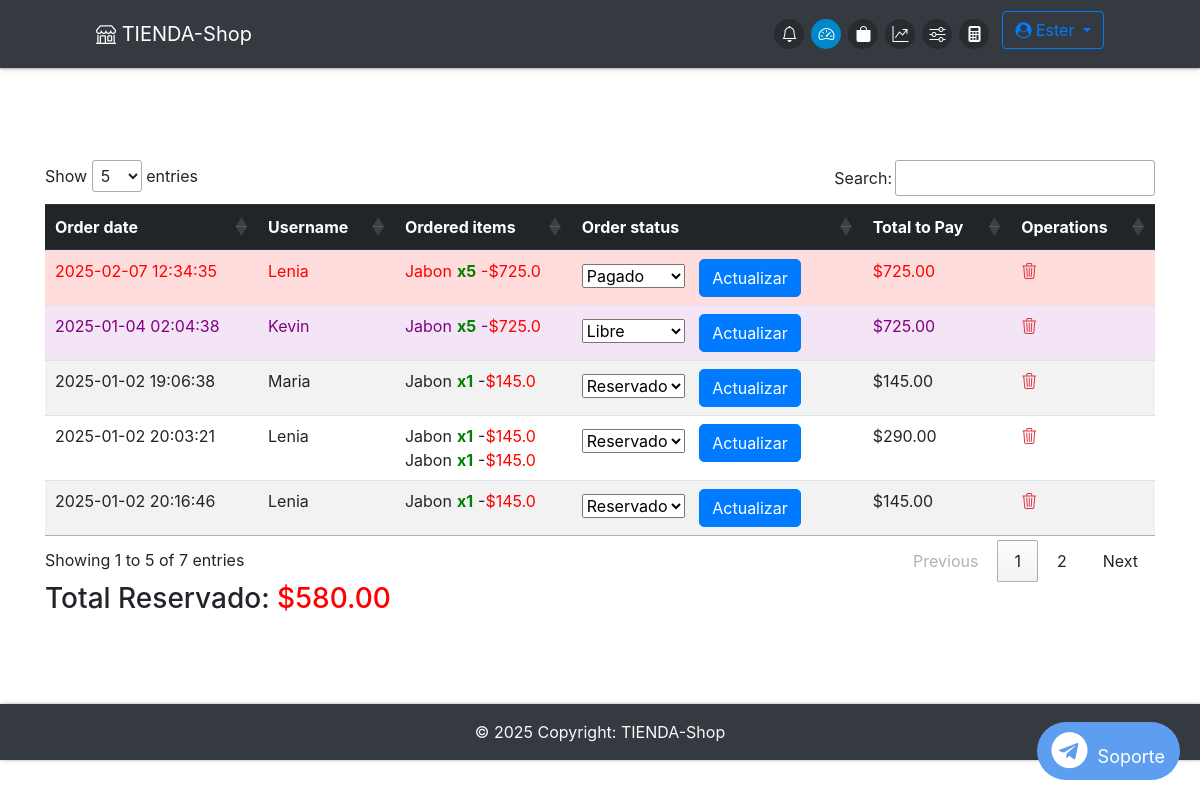
The app's page /admin/ (signed in) with its own data.
### app/db_models.py (models this page shows, shortened)
class User(UserMixin, db.Model):
    __tablename__ = "users"
    id = db.Column(db.Integer, primary_key=True)
    name = db.Column(db.Text, nullable=False)
    email = db.Column(db.String(50), nullable=False, unique=True)
    phone = db.Column(db.String(50), nullable=False)
    password = db.Column(db.String(250), nullable=False)
    admin = db.Column(db.Integer, nullable=False, default=0)
    email_confirmed = db.Column(db.Integer, nullable=False, default=1)
    created_by = db.Column(db.Integer, db.ForeignKey('users.id'), nullable=True)  # ID del creador
    registration_date = db.Column(db.DateTime, default=lambda: datetime.now(timezone.utc))  # Fecha de registro
    membership_expiration = db.Column(db.DateTime, nullable=True)  # Fecha de vencimiento de membresía
    membership_id = db.Column(db.Integer, db.ForeignKey('memberships.id'), nullable=True)  # Relación con membresía
    membership = db.relationship('Membership', backref='users')
    employees = db.relationship('User', backref='creator', remote_side=[id], lazy='select')  # Relación empleados
    cart = db.relationship('Cart', backref='buyer')
    orders = db.relationship("Order", backref='customer', foreign_keys="[Order.uid]")  # Relación con clave foránea especificada

class Order(db.Model):
    __tablename__ = "orders"
    id = db.Column(db.Integer, primary_key=True)
    uid = db.Column(db.Integer, db.ForeignKey('users.id'), nullable=False)  # Clave foránea del cliente
    date = db.Column(db.DateTime, nullable=False)
    status = db.Column(db.String(50), nullable=False)
    items = db.relationship("Ordered_item", backref="order", cascade="all, delete-orphan")

class Ordered_item(db.Model):
    __tablename__ = "ordered_items"
    id = db.Column(db.Integer, primary_key=True)
    oid = db.Column(db.Integer, db.ForeignKey('orders.id'))
    itemid = db.Column(db.Integer, db.ForeignKey('items.id'))
    quantity = db.Column(db.Integer, nullable=False)

class Item(db.Model):
    __tablename__ = "items"
    id = db.Column(db.Integer, primary_key=True)
    name = db.Column(db.String(100), nullable=False)
    price = db.Column(db.Float, nullable=False)
    category = db.Column(db.Text, nullable=False)
    image = db.Column(db.String(250), nullable=False)
    details = db.Column(db.String(250), nullable=False)
    price_id = db.Column(db.String(250), nullable=False)
    costo = db.Column(db.Integer)
    stock = db.Column(db.Integer, default=0)
    created_by = db.Column(db.Integer, db.ForeignKey('users.id'), nullable=False)  # Vincular con el creador
    creator = db.relationship('User', backref='items_created')  # Relación con el usuario que creó el producto
    orders = db.relationship('Ordered_item', backref='item', lazy=True, cascade="all, delete, delete-orphan")
    in_cart = db.relationship("Cart", backref="item", lazy=True, cascade="all, delete, delete-orphan")

### app/funcs.py (the view)
	def wrapper(*args, **kwargs):
		if current_user.is_authenticated and current_user.admin == 1:
			return func(*args, **kwargs)
		else:
			return "No estás autorizado a acceder a esta URL."

### app/__init__.py (called while the page is built)
@app.context_processor
def inject_now():
	return {'now': datetime.now(timezone.utc)}

@login_manager.user_loader
def load_user(user_id):
	return User.query.get(user_id)

@app.after_request
def add_no_cache_headers(response):
    response.headers["Cache-Control"] = "no-store, no-cache, must-revalidate, max-age=0"
    response.headers["Pragma"] = "no-cache"
    response.headers["Expires"] = "-1"
    return response

### app/admin/routes.py (called while the page is built)
@admin.route('/')
@admin_only
def dashboard():
    orders = Order.query.join(User, Order.uid == User.id).filter((User.id == current_user.id) | (User.created_by == current_user.id)
    ).all()
    return render_template("admin/home.html", orders=orders)

### app/funcs.py (called while the page is built)
def admin_only(func):
	def wrapper(*args, **kwargs):
		if current_user.is_authenticated and current_user.admin == 1:
			return func(*args, **kwargs)
		else:
			return "No estás autorizado a acceder a esta URL."
	wrapper.__name__ = func.__name__
	return wrapper

### app/admin/templates/admin/home.html (shortened to what this page needs)
{% extends "admin/base.html" %}
{% block content %}
    {% if not orders %}
    <div class="flash-error">No hay Ordenes.</div>
    {% else %}
    <div class="table-responsive">
        <table id="orders-table" class="table table-striped table-hover">
            <thead class="thead-dark">
                <tr>
                    <th>Order date</th>
                    <th>Username</th>
                    <th>Ordered items</th>
                    <th>Order status</th>
                    <th>Total to Pay</th>
                    <th>Operations</th>
                </tr>
            </thead>
            <tbody>
                {% for order in orders %}
                <tr data-order-id="{{ order.id }}" data-order-status="{{ order.status }}" data-order-total="0"
                    data-username="{{ order.customer.name }}">
                    <td>{{ order.date.strftime('%Y-%m-%d %H:%M:%S') }}</td>
                    <td>{{ order.customer.name }}</td>
                    <td>
                        {% for i in order.items %}
                        {% set item_price = i.item.price %}
                        {% set item_total = item_price * i.quantity %}
                        <div class="my" data-item-price="{{ item_price }}" data-item-quantity="{{ i.quantity }}"
                            data-item-total="{{ item_total }}">
                            {{ i.item.name }}<span class="success">x{{ i.quantity }}</span>-<span
                                style="color: red;">${{
                                item_total }}</span><br>
                        </div>
                        {% endfor %}
                    </td>
                    <td>
                        <form method="POST" action="{{ url_for('admin.update_order_status', id=order.id) }}">
                            <select name="status">
                                <option value="Pagado" {% if order.status=='Pagado' %}selected{% endif %}>Pagado
                                </option>
                                <option value="Libre" {% if order.status=='Libre' %}selected{% endif %}>Libre</option>
                                <option value="Reservado" {% if order.status=='Reservado' %}selected{% endif %}>
                                    Reservado</option>
                            </select>
                            <button class="btn-primary btn" type="submit">Actualizar</button>
                        </form>
                    </td>
                    <td class="order-total">$0</td>
                    <td>
                        <a href="{{ url_for('admin.delete_order', id=order.id) }}"
							onclick="return confirm('¿Estás seguro de que deseas eliminar esta orden?');"><i class="bi bi-trash3 text-danger"></i></a>
                    </td>
                </tr>
                {% endfor %}
            </tbody>
        </table>
    </div>
    <div>
        <h3>Total Reservado: <span id="total-reservado" style="color: red;">$0.00</span></h3>
    </div>
    {% endif %}
    {% endblock %}

### app/admin/templates/admin/base.html (shortened to what this page needs)
{% import "bootstrap/wtf.html" as wtf %}
<!DOCTYPE html>
<html lang="en">
<head>
  <link rel="stylesheet" href="https://maxcdn.bootstrapcdn.com/bootstrap/4.0.0/css/bootstrap.min.css"
>
  <link href="https://cdn.jsdelivr.net/gh/gitbrent/bootstrap4-toggle@3.6.1/css/bootstrap4-toggle.min.css"
    rel="stylesheet">
  <link rel="stylesheet" type="text/css" href="{{ url_for('static', filename='styles.css') }}">
  <link rel="stylesheet" href="https://cdnjs.cloudflare.com/ajax/libs/font-awesome/4.7.0/css/font-awesome.min.css">
  <link rel="stylesheet" href="https://cdn.jsdelivr.net/npm/bootstrap-icons@1.11.3/font/bootstrap-icons.min.css">
  <link rel="stylesheet" type="text/css" href="https://cdn.datatables.net/1.11.3/css/jquery.dataTables.css">
  <link href="https://cdn.jsdelivr.net/npm/bootstrap-switch-button/css/bootstrap-switch-button.min.css" rel="stylesheet">
  </head>
<body>
<nav class="navbar navbar-dark bg-dark fixed-top">
  <a class="navbar-brand" href="{{ url_for('home') }}" data-toggle="tooltip" title="Inicio">
      <i class="bi bi-shop"></i> TIENDA-Shop
    </a>
  <ul class="navbar-nav d-flex flex-row">
    {% if not current_user.is_authenticated %}
    <li class="nav-item {% if request.endpoint == 'login' %}active{% endif %}">
      <a class="nav-link" href="{{ url_for('login') }}" data-toggle="tooltip" title="Iniciar Sesión">
        <div class="icon-circle">
          <i class="bi bi-box-arrow-in-right"></i>
        </div>
      </a>
    </li>
    {% else %}
    <li class="nav-item {% if request.endpoint == 'orders' %}active{% endif %}">
      <a class="nav-link" href="{{ url_for('orders') }}" data-toggle="tooltip" title="Órdenes">
        <div class="icon-circle">
          <i class="bi bi-bell"></i>
        </div>
      </a>
    </li>
    <li class="nav-item {% if request.endpoint == 'admin.dashboard' %}active{% endif %}">
      <a class="nav-link" href="{{ url_for('admin.dashboard') }}" data-toggle="tooltip" title="Dashboard">
        <div class="icon-circle">
          <i class="bi bi-speedometer2"></i>
        </div>
      </a>
    </li>
    <li class="nav-item {% if request.endpoint == 'admin.items' %}active{% endif %}">
      <a class="nav-link" href="{{ url_for('admin.items') }}" data-toggle="tooltip" title="Productos">
        <div class="icon-circle">
          <i class="bi bi-bag-fill"></i>
        </div>
      </a>
    </li>
    <li class="nav-item {% if request.endpoint == 'admin.statictics' %}active{% endif %}">
      <a class="nav-link" href="{{ url_for('admin.statictics') }}" data-toggle="tooltip" title="Estadísticas">
        <div class="icon-circle">
          <i class="bi bi-graph-up-arrow"></i>
        </div>
      </a>
    </li>
    <li class="nav-item {% if request.endpoint == 'admin.configuracion' %}active{% endif %}">
      <a class="nav-link" href="{{ url_for('admin.configuracion') }}" data-toggle="tooltip" title="Configuración">
        <div class="icon-circle">
          <i class="bi bi-sliders"></i>
        </div>
      </a>
    </li>
    <li class="nav-item mr-2">
      <a class="nav-link" data-toggle="modal" data-target="#fullScreenModal"
        data-toggle="tooltip" title="Calculadora">
        <div class="icon-circle">
          <i class="bi bi-calculator-fill"></i>
        </div>
      </a>
    </li>
    <div class="dropdown ml-auto">
      <a class="btn btn-outline-primary dropdown-toggle" href="#" id="navbarDropdown" role="button" data-toggle="dropdown" aria-haspopup="true" aria-expanded="false">
        <i class="fa fa-user-circle"></i> {{ current_user.name }}
      </a>
    </div>
    {% endif %}
  </ul>
</nav>
  <div class="container">
    <div class="main">
      {% block content %}
      {% endblock %}
      <a href="https://t.me/soporte" target="_blank" class="telegram-float">
      <i class="fa fa-telegram fa-2x"></i> Soporte
      </a>
    </div>
  </div>
  <footer class="bg-dark text-center text-lg-start text-light">
    <div class="text-center p-3">
      © {{ now.year }} Copyright:
      TIENDA-Shop
    </div>
  </footer>
</body>
</html>

### app/static/styles.css (style rules this page uses)
.main { padding: 10vh 0; }
.navbar { padding: .7rem 6rem; box-shadow: 0 1px 2px 0 rgba(0, 0, 0, 0.2), 0 1px 5px 0 rgba(0, 0, 0, 0.19); }
footer { box-shadow: 1px 0 2px 0 rgba(0, 0, 0, 0.2), 1px 0 5px 0 rgba(0, 0, 0, 0.19); }
.forms, .flash-error, .success { margin: 0 auto; max-width: 400px; }
form .btn { background: #007bff; color: white; border-radius: 5px; }
.flash-error, .help-block, .success { text-align: center; padding: 5px; font-weight: bold; }
.success { color: green; }
button { padding: 5px 10px; font-size: 18px; margin: 0 10px; cursor: pointer; }
.telegram-float { position: fixed; bottom: 20px; right: 20px; background-color: #5e9ef1; color: #fff; text-align: center; border-radius: 50px; box-shadow: 2px 2px 10px rgba(0, 0, 0, 0); padding: 10px 15px; font-size: 18px; z-index: 9999; text-decoration: none; transition: opacity 0.3s ease, transform 0.3s ease; opacity: 1; }
.telegram-float i { margin-right: 5px; }
body { padding-top: 80px; }
.navbar { position: absolute; top: 0; z-index: 1050; }
.icon-circle { width: 30px; height: 30px; display: flex; align-items: center; justify-content: center; border-radius: 50%; background-color: rgba(3, 3, 3, 0.26); color: white; margin: 0 2px; transition: background-color 0.3s, color 0.3s; }
.nav-item.active .icon-circle { background-color: #0088cc; color: white; }
.navbar-nav { gap: 3px; }

### records on screen
User: name "Ester"
Order: date "2025-02-07 12:34:35", customer.name "Lenia", status "Pagado"
Ordered_item: item.name "Jabon", quantity "5", item_total "725.0"
Order: date "2025-01-04 02:04:38", customer.name "Kevin", status "Libre"
Ordered_item: item.name "Jabon", quantity "5", item_total "725.0"
Order: date "2025-01-02 19:06:38", customer.name "Maria", status "Reservado"
Ordered_item: item.name "Jabon", quantity "1", item_total "145.0"
Order: date "2025-01-02 20:03:21", customer.name "Lenia", status "Reservado"
Ordered_item: item.name "Jabon", quantity "1", item_total "145.0"
Ordered_item: item.name "Jabon", quantity "1", item_total "145.0"
Order: date "2025-01-02 20:16:46", customer.name "Lenia", status "Reservado"
Ordered_item: item.name "Jabon", quantity "1", item_total "145.0"
